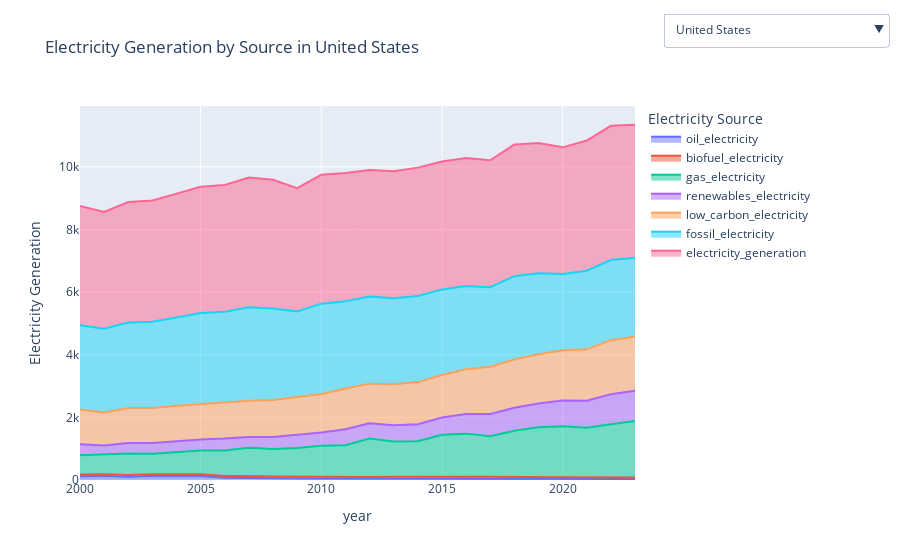

The code cell stored with this chart in its notebook:
### Code cell
# Melting the DataFrame to long format as it is required by plotly for group plotting
df_co = df_2.melt(
    id_vars=['year', 'country'],                                   # variables for data aggregation
    value_vars=[                                                   # features to be plotted with respect to year and country
        'oil_electricity',
        'biofuel_electricity',
        'gas_electricity',
        'renewables_electricity',
        'low_carbon_electricity',
        'fossil_electricity',
        'electricity_generation'
    ],
    var_name='Electricity Source',                                # Creating a variable that will define selection by source
    value_name='Electricity Generation'                           # values plotted
)

# Creating the initial figure with one country
initial_country = df_co['country'].unique()[0]                    # Extracting the 1st country from 'country' column for plotting before user selection
fig_3 = px.area(                                                    # plotly function for area plot
    df_co[df_co['country'] == initial_country],
    x='year',                                                     # defining x-axis
    y='Electricity Generation',                                   # defining y-axis
    color='Electricity Source',                                   # color for area chart on the basis of source
    title=f'Electricity Generation by Source in {initial_country}'  # title of the chart
)

# Creating dropdown
buttons = []

for country in df_co['country'].unique():                        # Looping through countries for adding unique options to the dropdown
    filtered_df = df_co[df_co['country'] == country]
    
    buttons.append(                                              # updating the buttons empty list with unique countries
        dict(
            method='update',
            label=country,
            args=[
                {
                    'x': [filtered_df['year']],
                    'y': [filtered_df[filtered_df['Electricity Source'] == source]['Electricity Generation'].values for source in filtered_df['Electricity Source'].unique()],
                    'type': 'scatter'                            # creating area to be filled
                },
                {
                    'title': f'Electricity Generation by Source in {country}'   # title for the chart on the basis of selected country
                }
            ]
        )
    )

# Add dropdown to the figure
fig_3.update_layout(
    updatemenus=[                                                # Adding the dropdown menu to the plot
        dict(
            buttons=buttons,
            direction="down",                                    # Direction in which dropdown options will be displayed
            showactive=True,                                     # displays the country for which the graph is plotted
            x=1.05,                                              # aligning the dropdown
            xanchor="left",
            y=1.25,
            yanchor="top"
        )
    ]
)

fig_3.show()                                                       # displaying the output
